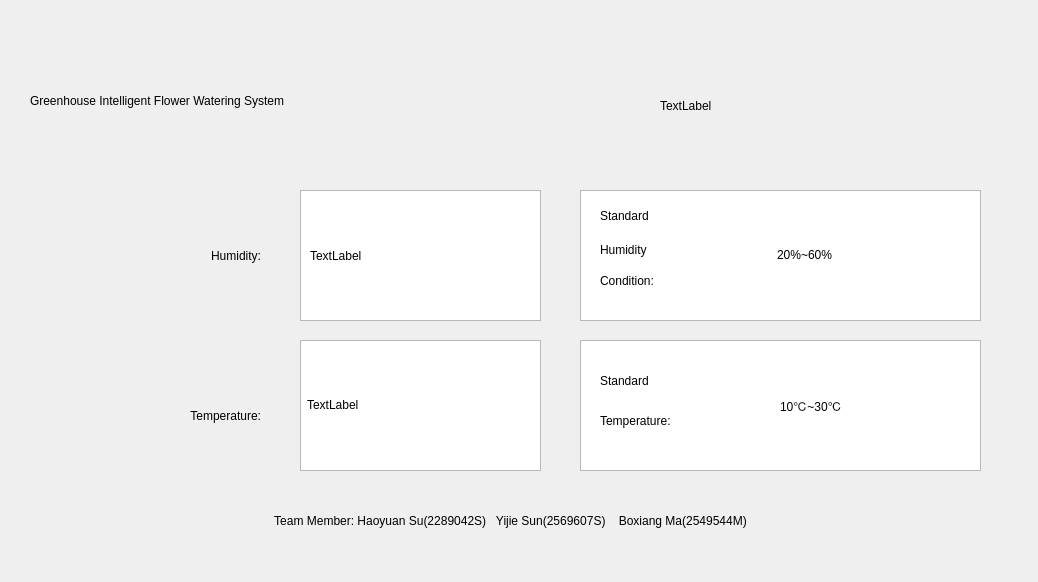
<?xml version="1.0" encoding="UTF-8"?>
<ui version="4.0">
 <class>Widget</class>
 <widget class="QWidget" name="Widget">
  <property name="geometry">
   <rect>
    <x>0</x>
    <y>0</y>
    <width>1038</width>
    <height>582</height>
   </rect>
  </property>
  <property name="windowTitle">
   <string>Widget</string>
  </property>
  <widget class="QListView" name="listView_4">
   <property name="geometry">
    <rect>
     <x>580</x>
     <y>340</y>
     <width>401</width>
     <height>131</height>
    </rect>
   </property>
  </widget>
  <widget class="QLabel" name="label_4">
   <property name="geometry">
    <rect>
     <x>20</x>
     <y>360</y>
     <width>241</width>
     <height>111</height>
    </rect>
   </property>
   <property name="text">
    <string>Temperature:</string>
   </property>
   <property name="alignment">
    <set>Qt::AlignRight|Qt::AlignTrailing|Qt::AlignVCenter</set>
   </property>
  </widget>
  <widget class="QLabel" name="label_9">
   <property name="geometry">
    <rect>
     <x>780</x>
     <y>350</y>
     <width>201</width>
     <height>111</height>
    </rect>
   </property>
   <property name="text">
    <string>10℃~30℃</string>
   </property>
  </widget>
  <widget class="QListView" name="listView">
   <property name="geometry">
    <rect>
     <x>300</x>
     <y>190</y>
     <width>241</width>
     <height>131</height>
    </rect>
   </property>
  </widget>
  <widget class="QLabel" name="label_3">
   <property name="geometry">
    <rect>
     <x>20</x>
     <y>220</y>
     <width>241</width>
     <height>71</height>
    </rect>
   </property>
   <property name="text">
    <string>Humidity:</string>
   </property>
   <property name="alignment">
    <set>Qt::AlignRight|Qt::AlignTrailing|Qt::AlignVCenter</set>
   </property>
  </widget>
  <widget class="QLabel" name="label_13">
   <property name="geometry">
    <rect>
     <x>600</x>
     <y>400</y>
     <width>201</width>
     <height>41</height>
    </rect>
   </property>
   <property name="text">
    <string>Temperature:</string>
   </property>
  </widget>
  <widget class="QLabel" name="label_7">
   <property name="geometry">
    <rect>
     <x>600</x>
     <y>350</y>
     <width>221</width>
     <height>61</height>
    </rect>
   </property>
   <property name="text">
    <string>Standard</string>
   </property>
  </widget>
  <widget class="QLabel" name="label_10">
   <property name="geometry">
    <rect>
     <x>60</x>
     <y>490</y>
     <width>901</width>
     <height>61</height>
    </rect>
   </property>
   <property name="text">
    <string>Team Member: Haoyuan Su(2289042S)   Yijie Sun(2569607S)    Boxiang Ma(2549544M)</string>
   </property>
   <property name="alignment">
    <set>Qt::AlignCenter</set>
   </property>
  </widget>
  <widget class="QLabel" name="label_5">
   <property name="geometry">
    <rect>
     <x>30</x>
     <y>60</y>
     <width>661</width>
     <height>81</height>
    </rect>
   </property>
   <property name="text">
    <string>Greenhouse Intelligent Flower Watering System</string>
   </property>
  </widget>
  <widget class="QLabel" name="label_14">
   <property name="geometry">
    <rect>
     <x>660</x>
     <y>40</y>
     <width>331</width>
     <height>131</height>
    </rect>
   </property>
   <property name="text">
    <string>TextLabel</string>
   </property>
  </widget>
  <widget class="QLabel" name="label">
   <property name="geometry">
    <rect>
     <x>310</x>
     <y>200</y>
     <width>221</width>
     <height>111</height>
    </rect>
   </property>
   <property name="text">
    <string>TextLabel</string>
   </property>
  </widget>
  <widget class="QListView" name="listView_2">
   <property name="geometry">
    <rect>
     <x>300</x>
     <y>340</y>
     <width>241</width>
     <height>131</height>
    </rect>
   </property>
  </widget>
  <widget class="QListView" name="listView_3">
   <property name="geometry">
    <rect>
     <x>580</x>
     <y>190</y>
     <width>401</width>
     <height>131</height>
    </rect>
   </property>
  </widget>
  <widget class="QLabel" name="label_11">
   <property name="geometry">
    <rect>
     <x>600</x>
     <y>260</y>
     <width>161</width>
     <height>41</height>
    </rect>
   </property>
   <property name="text">
    <string>Condition:</string>
   </property>
  </widget>
  <widget class="QLabel" name="label_2">
   <property name="geometry">
    <rect>
     <x>307</x>
     <y>344</y>
     <width>221</width>
     <height>121</height>
    </rect>
   </property>
   <property name="text">
    <string>TextLabel</string>
   </property>
  </widget>
  <widget class="QLabel" name="label_8">
   <property name="geometry">
    <rect>
     <x>777</x>
     <y>204</y>
     <width>181</width>
     <height>101</height>
    </rect>
   </property>
   <property name="text">
    <string>20%~60%</string>
   </property>
  </widget>
  <widget class="QLabel" name="label_6">
   <property name="geometry">
    <rect>
     <x>600</x>
     <y>200</y>
     <width>161</width>
     <height>31</height>
    </rect>
   </property>
   <property name="text">
    <string>Standard</string>
   </property>
  </widget>
  <widget class="QLabel" name="label_12">
   <property name="geometry">
    <rect>
     <x>600</x>
     <y>234</y>
     <width>141</width>
     <height>31</height>
    </rect>
   </property>
   <property name="text">
    <string>Humidity</string>
   </property>
  </widget>
 </widget>
 <resources/>
 <connections/>
</ui>
